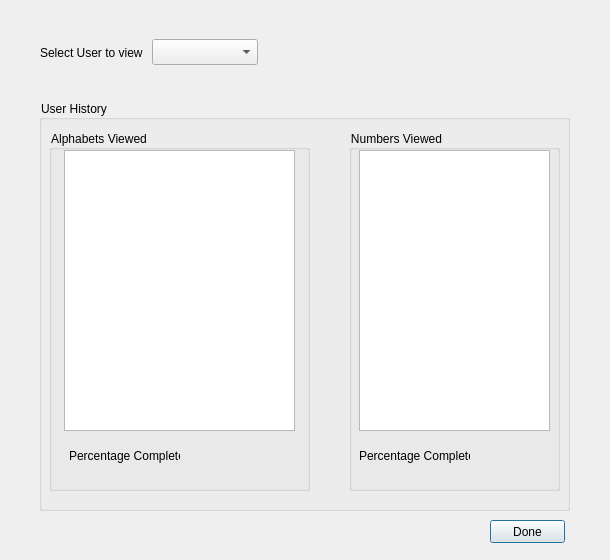
<?xml version="1.0" encoding="UTF-8"?>
<ui version="4.0">
 <class>Dialog</class>
 <widget class="QDialog" name="Dialog">
  <property name="geometry">
   <rect>
    <x>0</x>
    <y>0</y>
    <width>610</width>
    <height>560</height>
   </rect>
  </property>
  <property name="windowTitle">
   <string>History</string>
  </property>
  <property name="styleSheet">
   <string notr="true">QComboBox{
font: 14px Calibri
}

QGroupBox{
font-size: 12px
}</string>
  </property>
  <widget class="QWidget" name="layoutWidget">
   <property name="geometry">
    <rect>
     <x>40</x>
     <y>30</y>
     <width>218</width>
     <height>45</height>
    </rect>
   </property>
   <layout class="QHBoxLayout" name="horizontalLayout">
    <item>
     <widget class="QLabel" name="label">
      <property name="text">
       <string>Select User to view</string>
      </property>
     </widget>
    </item>
    <item>
     <widget class="QComboBox" name="comboBox"/>
    </item>
   </layout>
  </widget>
  <widget class="QPushButton" name="pushButton">
   <property name="geometry">
    <rect>
     <x>490</x>
     <y>520</y>
     <width>75</width>
     <height>23</height>
    </rect>
   </property>
   <property name="text">
    <string>Done</string>
   </property>
  </widget>
  <widget class="QGroupBox" name="groupBox_2">
   <property name="geometry">
    <rect>
     <x>39</x>
     <y>100</y>
     <width>531</width>
     <height>411</height>
    </rect>
   </property>
   <property name="title">
    <string>User History</string>
   </property>
   <widget class="QGroupBox" name="alphaBox">
    <property name="geometry">
     <rect>
      <x>10</x>
      <y>30</y>
      <width>261</width>
      <height>361</height>
     </rect>
    </property>
    <property name="title">
     <string>Alphabets Viewed</string>
    </property>
    <widget class="QTableView" name="alphaTable">
     <property name="geometry">
      <rect>
       <x>15</x>
       <y>20</y>
       <width>231</width>
       <height>281</height>
      </rect>
     </property>
    </widget>
    <widget class="QLabel" name="label_2">
     <property name="geometry">
      <rect>
       <x>20</x>
       <y>310</y>
       <width>111</width>
       <height>32</height>
      </rect>
     </property>
     <property name="text">
      <string>Percentage Complete</string>
     </property>
    </widget>
    <widget class="QLabel" name="label_3">
     <property name="geometry">
      <rect>
       <x>130</x>
       <y>310</y>
       <width>131</width>
       <height>31</height>
      </rect>
     </property>
     <property name="text">
      <string/>
     </property>
    </widget>
   </widget>
   <widget class="QGroupBox" name="groupBox">
    <property name="geometry">
     <rect>
      <x>310</x>
      <y>30</y>
      <width>211</width>
      <height>361</height>
     </rect>
    </property>
    <property name="title">
     <string>Numbers Viewed</string>
    </property>
    <widget class="QTableView" name="numberTable">
     <property name="geometry">
      <rect>
       <x>10</x>
       <y>20</y>
       <width>191</width>
       <height>281</height>
      </rect>
     </property>
    </widget>
    <widget class="QLabel" name="label_4">
     <property name="geometry">
      <rect>
       <x>10</x>
       <y>310</y>
       <width>111</width>
       <height>31</height>
      </rect>
     </property>
     <property name="text">
      <string>Percentage Complete</string>
     </property>
    </widget>
    <widget class="QLabel" name="label_5">
     <property name="geometry">
      <rect>
       <x>120</x>
       <y>310</y>
       <width>71</width>
       <height>31</height>
      </rect>
     </property>
     <property name="text">
      <string/>
     </property>
    </widget>
   </widget>
  </widget>
 </widget>
 <resources/>
 <connections>
  <connection>
   <sender>pushButton</sender>
   <signal>clicked()</signal>
   <receiver>Dialog</receiver>
   <slot>accept()</slot>
   <hints>
    <hint type="sourcelabel">
     <x>497</x>
     <y>511</y>
    </hint>
    <hint type="destinationlabel">
     <x>284</x>
     <y>267</y>
    </hint>
   </hints>
  </connection>
 </connections>
</ui>
